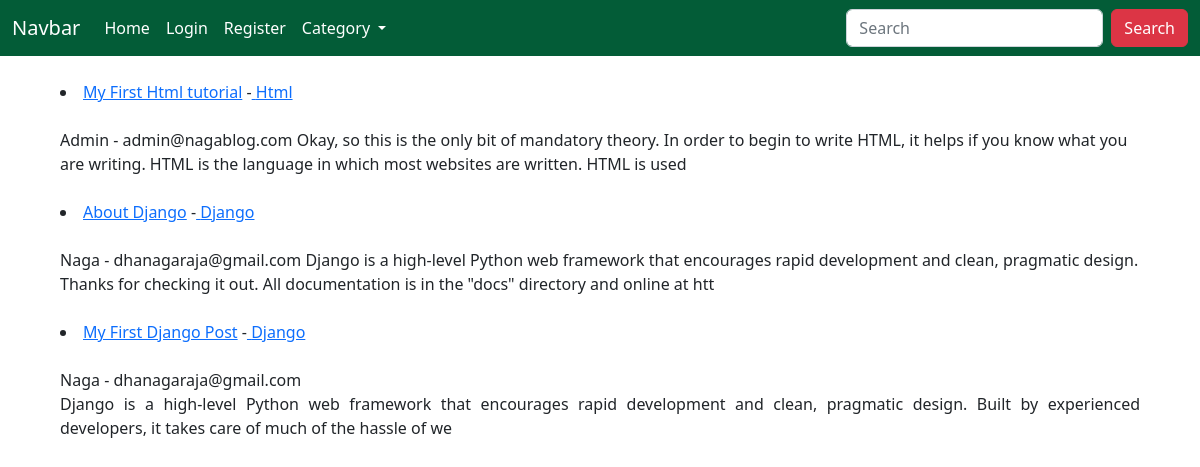
The page / on the database its author committed.
### myblog/models.py (models this page shows, shortened)
class Post(models.Model):
    title = models.CharField(max_length=50)
    author = models.ForeignKey(User, on_delete=models.CASCADE)
    body = models.TextField()
    stamp = models.DateTimeField(auto_now_add=True)
    category = models.ForeignKey(Category, on_delete=models.DO_NOTHING, null=True)

class Category(models.Model):
    category = models.CharField(max_length=50)
    def __str__(self):
        return self.category

### myblog/views.py (the view)
# urls.py: path('', HomeView.as_view(), name='index'),
class HomeView(ListView):
    model=Post
    template_name= 'index.html'
    ordering = ['-id']
    menu = Category.objects.all()
    def get_context_data(self, *args, **kwargs):
       cat_menu = Category.objects.all()
       context = super(HomeView, self).get_context_data(*args, **kwargs)
       context['cat_menu']=cat_menu
       return context

### template/index.html (shortened to what this page needs)
{% extends "base.html" %}
{% block contents %}
{% for post in object_list%}
<div style="padding-left:5%; padding-right:5%;">
    <br>
    <li><a href={% url "detail-view" post.pk %}>{{post.title}}</a> -<a href = {% url "view-category" post.category %}> {{post.category}}</a></li>
    <br>{{post.author.first_name}} - {{post.author.email}}
    {{ post.body|slice:":200"|safe }}
</div>
{% endfor %}
{% endblock %}

### template/base.html (shortened to what this page needs)
{%load static%}
<!DOCTYPE html>
<html lang="en">
<head>
    <link href="https://cdn.jsdelivr.net/npm/bootstrap@5.2.2/dist/css/bootstrap.min.css" rel="stylesheet"
>
</head>
<body>
   <nav class="navbar navbar-expand-lg " style="background-color: #035c37; color: white;">
  <div class="container-fluid">
    <a class="navbar-brand" href="#" style="color: white;" >Navbar</a>
    <div class="collapse navbar-collapse" id="navbarSupportedContent">
      <ul class="navbar-nav me-auto mb-2 mb-lg-0">
        <li class="nav-item">
          <a class="nav-link active" aria-current="page" style="color: white;" href="{% url 'index' %}">Home</a>
        </li>
        {% if not user.is_authenticated %}
        <li class="nav-item">
          <a class="nav-link" style="color: white;" href="{% url 'login' %}">Login</a>
        </li>
        <li class="nav-item">
          <a class="nav-link" style="color: white;" href="{% url 'register' %}">Register</a>
        </li>
        {% endif %}
        {% if cat_menu %}
        <li class="nav-item dropdown">
          <a class="nav-link dropdown-toggle" style="color: white;"  href="#" role="button" data-bs-toggle="dropdown" aria-expanded="false">
            Category
          </a>
        </li>
        {% endif %}
      </ul>
      <form class="d-flex" role="search">
        <input class="form-control me-2" type="search" placeholder="Search" aria-label="Search">
        <button class="btn btn-danger" type="submit">Search</button>
      </form>
    </div>
  </div>
</nav>
    {% block contents %}
    {% endblock %}
</body>
</html>

### rows shown on the page
Post: title "My First Html tutorial", category "Html", author.first_name "Admin", author.email "admin@nagablog.com", body "Okay, so this is the only bit of mandatory theory. In order to begin to write HTML, it helps if you know what you are writing. HTML is the language in which most websites are written. HTML is used"
Post: title "About Django", category "Django", author.first_name "Naga", author.email "dhanagaraja@gmail.com", body "Django is a high-level Python web framework that encourages rapid development and clean, pragmatic design. Thanks for checking it out. All documentation is in the \"docs\" directory and online at htt"
Post: title "My First Django Post", category "Django", author.first_name "Naga", author.email "dhanagaraja@gmail.com", body "Django is a high-level Python web framework that encourages rapid development and clean, pragmatic design. Built by experienced developers, it takes care of much of the hassle of we"
